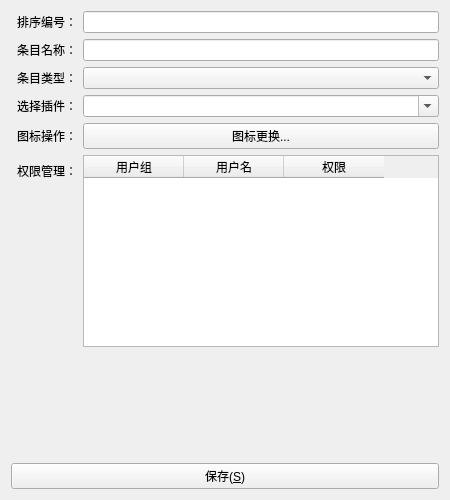
<?xml version="1.0" encoding="UTF-8"?>
<ui version="4.0">
 <class>CFunPointAdd</class>
 <widget class="QWidget" name="CFunPointAdd">
  <property name="geometry">
   <rect>
    <x>0</x>
    <y>0</y>
    <width>450</width>
    <height>500</height>
   </rect>
  </property>
  <property name="windowTitle">
   <string>CFunPointAdd</string>
  </property>
  <layout class="QGridLayout" name="gridLayout_2">
   <item row="0" column="0">
    <layout class="QVBoxLayout" name="verticalLayout">
     <item>
      <layout class="QFormLayout" name="formLayout">
       <property name="fieldGrowthPolicy">
        <enum>QFormLayout::AllNonFixedFieldsGrow</enum>
       </property>
       <property name="leftMargin">
        <number>6</number>
       </property>
       <item row="0" column="0">
        <widget class="QLabel" name="label_no">
         <property name="text">
          <string>排序编号：</string>
         </property>
        </widget>
       </item>
       <item row="0" column="1">
        <widget class="QLineEdit" name="lineEdit_no"/>
       </item>
       <item row="1" column="0">
        <widget class="QLabel" name="label_name">
         <property name="text">
          <string>条目名称：</string>
         </property>
        </widget>
       </item>
       <item row="1" column="1">
        <widget class="QLineEdit" name="lineEdit_name"/>
       </item>
       <item row="2" column="0">
        <widget class="QLabel" name="label_type">
         <property name="text">
          <string>条目类型：</string>
         </property>
        </widget>
       </item>
       <item row="2" column="1">
        <widget class="QComboBox" name="comboBox_type"/>
       </item>
       <item row="3" column="0">
        <widget class="QLabel" name="label_plugin">
         <property name="text">
          <string>选择插件：</string>
         </property>
        </widget>
       </item>
       <item row="3" column="1">
        <widget class="QComboBox" name="comboBox_plugin">
         <property name="editable">
          <bool>true</bool>
         </property>
        </widget>
       </item>
       <item row="4" column="0">
        <widget class="QLabel" name="label_icon">
         <property name="text">
          <string>图标操作：</string>
         </property>
        </widget>
       </item>
       <item row="5" column="0">
        <widget class="QLabel" name="label_auth">
         <property name="text">
          <string>权限管理：</string>
         </property>
        </widget>
       </item>
       <item row="5" column="1">
        <widget class="QTableWidget" name="tableWidget_auth">
         <column>
          <property name="text">
           <string>用户组</string>
          </property>
         </column>
         <column>
          <property name="text">
           <string>用户名</string>
          </property>
         </column>
         <column>
          <property name="text">
           <string>权限</string>
          </property>
         </column>
        </widget>
       </item>
       <item row="6" column="0">
        <spacer name="verticalSpacer">
         <property name="orientation">
          <enum>Qt::Vertical</enum>
         </property>
         <property name="sizeHint" stdset="0">
          <size>
           <width>20</width>
           <height>40</height>
          </size>
         </property>
        </spacer>
       </item>
       <item row="4" column="1">
        <widget class="QWidget" name="widget" native="true">
         <layout class="QGridLayout" name="gridLayout">
          <property name="margin">
           <number>0</number>
          </property>
          <item row="0" column="0">
           <widget class="QPushButton" name="btnIconImport">
            <property name="text">
             <string>图标更换...</string>
            </property>
            <property name="icon">
             <iconset resource="skgui.qrc">
              <normaloff>:/images/application</normaloff>:/images/application</iconset>
            </property>
            <property name="iconSize">
             <size>
              <width>32</width>
              <height>32</height>
             </size>
            </property>
           </widget>
          </item>
         </layout>
        </widget>
       </item>
      </layout>
     </item>
     <item>
      <layout class="QHBoxLayout" name="horizontalLayout">
       <item>
        <widget class="QPushButton" name="btnSave">
         <property name="text">
          <string>保存(&amp;S)</string>
         </property>
         <property name="icon">
          <iconset resource="skgui.qrc">
           <normaloff>:/images/save</normaloff>:/images/save</iconset>
         </property>
        </widget>
       </item>
      </layout>
     </item>
    </layout>
   </item>
  </layout>
 </widget>
 <layoutdefault spacing="6" margin="11"/>
 <resources>
  <include location="skgui.qrc"/>
 </resources>
 <connections/>
</ui>
